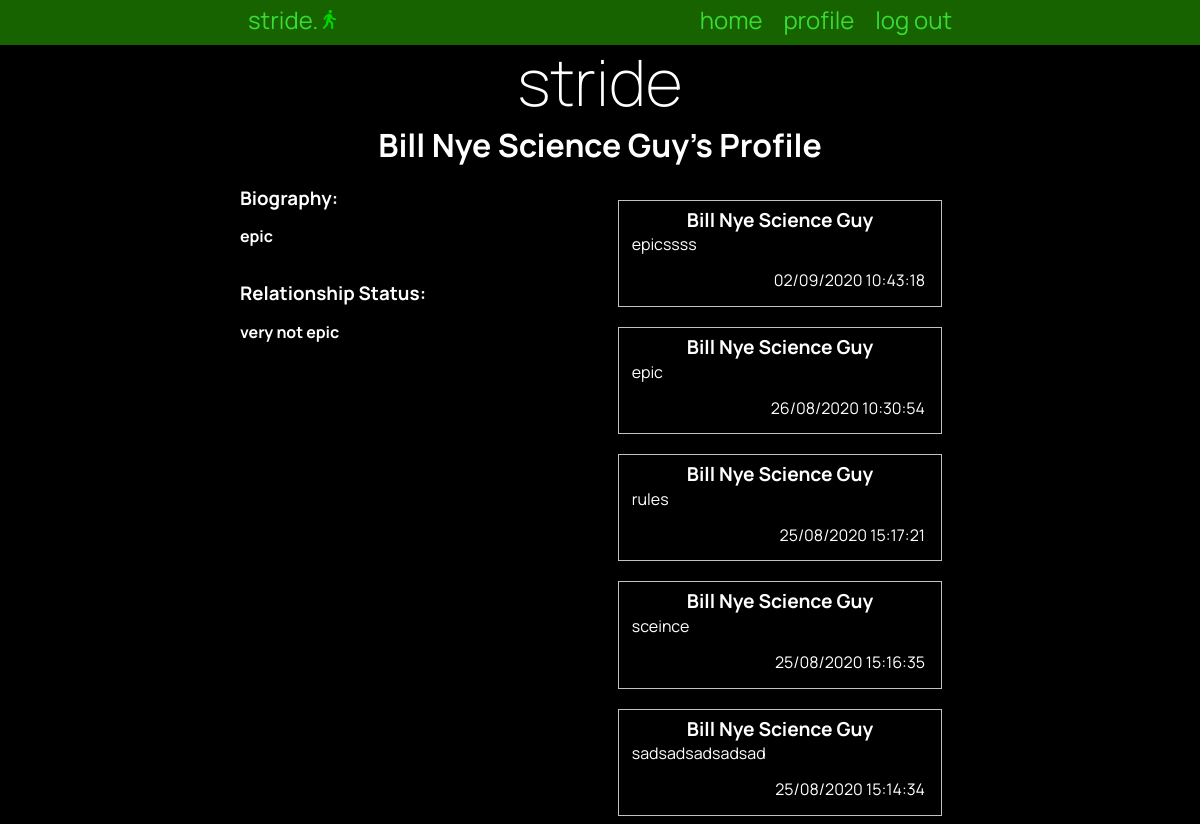
Page /profile/14 (signed in) on the committed database.
### tables this page shows
CREATE TABLE "users"
(
	id INTEGER
		constraint customer_pk
			primary key autoincrement,
	fname VARCHAR(30),
	lname varchar(30),
	email varchar(80),
	password CHAR(60)
, biography varchar(255), relationship varchar(50));

CREATE TABLE "posts"
(
	id INTEGER
		constraint posts_pk
			primary key autoincrement,
	post VARCHAR(500),
	time TIMESTAMP
, customer_id INTEGER);

### app.py (the view)
@app.route('/profile/<userid>')
def profile(userid):
    con = create_connection(DB_NAME)
    query = "SELECT COUNT(*) FROM users WHERE id = ?"
    cur = con.cursor()  # You need this line next
    cur.execute(query, (userid,))  # this line actually executes the query
    profilecount = cur.fetchall()[0][0]  # puts the results into a list usable in python
    if profilecount < 1:
        flash("No user with " + str(userid) + " as their id.")
        return redirect("/")
    query = """SELECT posts.id,users.fname,users.lname,posts.post,strftime('%d/%m/%Y %H:%M:%S', posts.time) AS time
                FROM posts,users
                WHERE posts.customer_id = ? AND posts.customer_id = users.id
                ORDER BY posts.time DESC"""
    cur = con.cursor()  # You need this line next
    cur.execute(query, (userid,))  # this line actually executes the query
    post_list = cur.fetchall()  # puts the results into a list usable in python
    con = create_connection(DB_NAME)
    query = "SELECT fname,lname,biography,relationship,id FROM users WHERE id = ?"
    cur = con.cursor()  # You need this line next
    cur.execute(query, (userid,))  # this line actually executes the query
    user_info = cur.fetchall()
    con.close()
    correct_user = False
    if str(session['userid']) == str(userid):
        correct_user = True
    return render_template('profile.html', logged_in=is_logged_in(), correctuser=correct_user, posts=post_list, userinfo=user_info, )

### app.py (called while the page is built)
def create_connection(db_file):
    try:
        connection = sqlite3.connect(db_file)
        return connection
    except Error as e:
        print(e)
    return None

def is_logged_in():
    if session.get("email") is None:
        print("not logged in")
        return False
    else:
        print("logged in")
        return True

### templates/profile.html (shortened to what this page needs)
{% extends 'base.html' %}
{% block pageheading %}
{{ userinfo[0][0] }} {{ userinfo[0][1] }}'s Profile
{% endblock %}
{% block body %}
<div class="mainPageParent">
    <div class="left">
        {% if userinfo[0][2] %}
        <h3>Biography:</h3><br>
        <h4>{{ userinfo[0][2] }}</h4><br><br>
        {% endif %}
        {% if userinfo[0][3] %}
        <h3>Relationship Status:</h3><br>
        <h4>{{ userinfo[0][3] }}</h4>
        {% endif %}
    </div>
    <div class="mainFeed">
        {% for post in posts %}
        <div class="mainFeed-box">
            <div class="post-box-heading">
                <h3> {{ post[1] }} {{ post[2] }}</h3>
            </div>
            <div class="mainFeed-box-text">
                <p>{{ post[3] }} </p>
            </div>
            <div class="mainFeed-box-info">
                {{ post[4] }}
            </div>
        </div>
        {% endfor %}
    </div>
</div>
{% endblock %}

### static/stride.css (style rules this page uses)
* { font-family: 'Manrope', sans-serif; padding: 0; margin: 0; box-sizing: border-box; }
body { background-color: black; color: rgba(255, 255, 255, 1); }
.mainPageParent { width: 100%; }
.left { width: 49%; float: left; }
.mainFeed { display: flex; word-wrap: break-word; flex-wrap: wrap; justify-content: space-evenly; width: 50%; float: right; }
.mainFeed-box { width: 90%; float: right; padding: 0.5rem; margin: 1vw; border: 1px solid rgba(189, 195, 199, 1.0); color: rgb(255, 255, 255); margin-bottom: 0.5rem; }
.mainFeed-box-info { padding: 0.5rem; float: right; }
.mainFeed-box-text { padding: 0.3rem; }
.mainFeed-box h3 { font-size: 1.2rem; text-align: center; }
.mainFeed-box p { font-size: 1rem; margin-bottom: 0.3rem; }

### rows in the picture
users: fname "Bill Nye", lname "Science Guy", biography "epic", relationship "very not epic"
posts: fname "Bill Nye", lname "Science Guy", post "epicssss", post "02/09/2020 10:43:18"
posts: fname "Bill Nye", lname "Science Guy", post "epic", post "26/08/2020 10:30:54"
posts: fname "Bill Nye", lname "Science Guy", post "rules", post "25/08/2020 15:17:21"
posts: fname "Bill Nye", lname "Science Guy", post "sceince", post "25/08/2020 15:16:35"
posts: fname "Bill Nye", lname "Science Guy", post "sadsadsadsadsad", post "25/08/2020 15:14:34"
